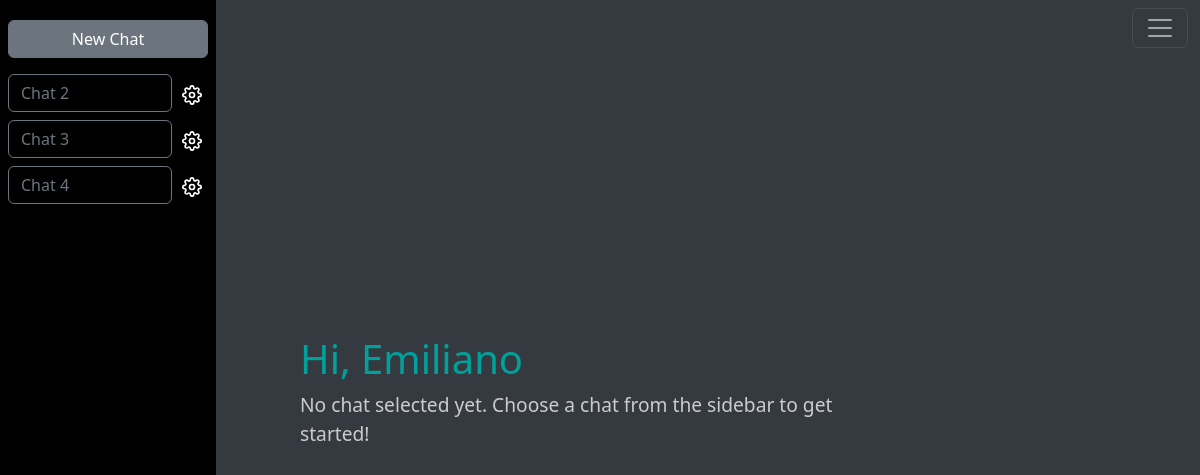
/mychats (signed in), run on an earlier commit of the app's database.
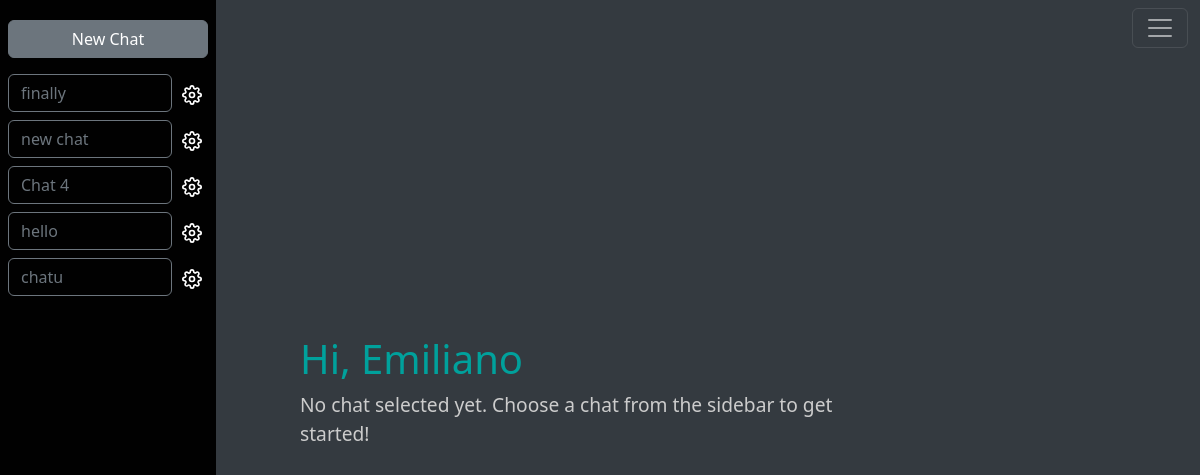
And on a later commit of the database.
### main.py (models this page shows)
class Base(DeclarativeBase):
    pass

class ChatSession(db.Model, Base):
    __tablename__ = "chat_sessions"
    id: Mapped[int] = mapped_column(db.Integer, primary_key=True)
    user_id: Mapped[int] = mapped_column(db.Integer, db.ForeignKey("users.id"))
    name: Mapped[str] = mapped_column(db.String(100), nullable=False)
    user: Mapped[User] = relationship("User", back_populates="chat_sessions")
    messages: Mapped[list["Message"]] = relationship("Message", back_populates="chat_session")

class User(UserMixin, db.Model):
    __tablename__ = "users"
    id: Mapped[int] = mapped_column(Integer, primary_key=True)
    email: Mapped[str] = mapped_column(String(100), unique=True)
    password: Mapped[str] = mapped_column(String(100))
    name: Mapped[str] = mapped_column(String(100))
    chat_sessions: Mapped[list["ChatSession"]] = relationship("ChatSession", back_populates="user")

### main.py (the view, shortened to what this page needs)
@app.route('/mychats', defaults={'chat_id': None})
@app.route('/mychats/<int:chat_id>')
@login_required
def my_chats(chat_id):
    my_chats = ChatSession.query.filter_by(user_id=current_user.id).all()
    chat = None
    messages = None
    return render_template('chat.html', my_chats=my_chats, current_chat_id=chat_id, chat=chat, messages=messages, name=current_user.name)

### main.py (called while the page is built)
@login_manager.user_loader
def load_user(user_id):
    return User.query.get(int(user_id))

### templates/chat.html (shortened to what this page needs)
<!DOCTYPE html>
<html lang="en">
  <head>
    <link
      href="https://cdn.jsdelivr.net/npm/bootstrap@5.3.3/dist/css/bootstrap.min.css"
      rel="stylesheet"
    />
    <link
      rel="stylesheet"
      href="{{url_for('static', filename='css/chat.css')}}"
    />
  </head>
  <body>
    <nav class="navbar navbar-dark fixed-top navbar-fixed-top">
      <div class="container-fluid">
        <div class="dropdown">
          <button
            class="navbar-toggler"
            type="button"
            id="dropdownMenuButton"
            data-bs-toggle="dropdown"
            aria-expanded="false"
          >
            <span class="navbar-toggler-icon"></span>
          </button>
        </div>
      </div>
    </nav>
    <div class="fixed-sidebar pt-1 p-2">
      <a
        href="{{ url_for('create_chat') }}"
        class="btn btn-secondary w-100 my-3 text-color"
        >New Chat</a
      >
      <ul class="list-group list-group-flush text-white" id="chat-list">
        {% for chat in my_chats %}
        <li
          class="mb-2 d-flex justify-content-between align-items-center chat-item"
        >
          <a
            id="chat-btn-{{chat.id}}"
            class="chat-btn btn btn-outline-secondary flex-grow-1 text-start {% if chat.id == current_chat_id %}active{% endif %}"
            href="{{ url_for('my_chats', chat_id=chat.id) }}"
            >{{ chat.name }}</a
          >
          <div class="btn-group">
            <button
              type="button"
              class="settings-button"
              style="outline: none; box-shadow: none"
              data-bs-toggle="dropdown"
              aria-expanded="false"
            >
              <img
                src="{{ url_for('static', filename='images/icons/settings.svg') }}"
              />
            </button>
          </div>
        </li>
        {% else %}
        <li>You have no chats yet.</li>
        {% endfor %}
      </ul>
    </div>
    <div class="main-content">
      {% if chat %}
      <div id="messages">
        <br />
        {% for message in messages %} {% if message.sender == 'gemini' or
        message.sender == 'gpt3_5' %}
        <div class="ai-messages-container justify-content-between">
          {% if message.sender == 'gemini' %}
          <div class="gemini-message">
            <span class="terminal-prefix">Gemini:</span>
            <pre>{{ message.content }}</pre>
          </div>
          {% set next_message = loop.nextitem %} {% if next_message.sender ==
          'gpt3_5' %}
          <div class="gpt3_5-message">
            <span class="terminal-prefix">Gpt-3.5:</span>
            <pre>{{ next_message.content }}</pre>
          </div>
          {% endif %} {% endif %}
        </div>
        {% elif message.sender == 'user' %}
        <div class="user-message">
          <span class="terminal-prefix">User:</span>
          <pre>{{ message.content }}</pre>
        </div>
        {% endif %} {% endfor %}
      </div>
      <div class="chat-input-container">
        <div class="input-group chat-container">
          <textarea
            type="text"
            class="form-control prompt-input"
            id="messageInput"
            placeholder="Ask BoxBox..."
            aria-describedby="button-addon2"
          ></textarea>
          <button
            class="btn button-color prompt-send"
            type="button"
            id="sendButton"
          >
            <img
              src="{{ url_for('static', filename='images/icons/send-white.svg') }}"
              class="send-icon"
              alt="Send"
            />
          </button>
        </div>
      </div>
      {% else %}
      <div class="no-chat-selected">
        <h1 class="text-color-h">Hi, {{name.title()}}</h1>
        <p>
          No chat selected yet. Choose a chat from the sidebar to get started!
        </p>
      </div>
      {% endif %}
    </div>
  </body>
</html>

### static/css/chat.css (style rules this page uses)
body, html { overflow: hidden; height: 100%; margin: 0; background-color: #343a40; }
.fixed-sidebar { height: 100%; overflow-y: auto; position: fixed; width: 18%; background-color: #010101; z-index: 1030; }
.navbar-fixed-top { background-color: #343a40; z-index: 1010; }
.main-content { display: flex; margin: auto; }
.no-chat-selected { position: absolute; top: 50%; left: 50%; transform: translate(-50%, -50%); font-size: 1.2rem; color: #ccc; }
.text-color-h { color: #00A19C; }
.chat-item { display: flex; justify-content: flex-start; }
.settings-button { background-color: transparent; border: none; padding-left: 10px; cursor: pointer; }

What changed in the data, as far as the page shows it:
changed ChatSession: name "Chat 2" → "finally"
changed ChatSession: name "Chat 3" → "new chat"
added ChatSession: name "hello"
added ChatSession: name "chatu"
